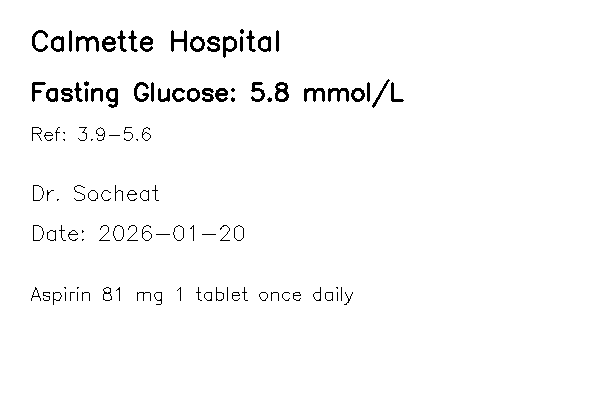
#> input picture tests/test_sample.png, 600 x 400 px
$ python -i preprocessing.py   (imports and definitions only)
#> lines starting #> are read from the running program, lines starting #| are printed output that depends on the picture; after the words box and inside, x2 and y2 are one past the last pixel; in counts of white or black regions, pixels touching at a corner belong together
#> further down, picture is the input picture: shape (400, 600, 3); 97.6% white; 111 black regions (29 under 20 px), largest, box (x1, y1, x2, y2) and area: (76, 36, 99, 52) 173, (275, 82, 289, 102) 166, (171, 30, 187, 52) 154
"""Image preprocessing pipeline using OpenCV.

Optimized for Cambodian medical documents: lab reports, prescriptions,
ultrasound/imaging reports. Handles deskew, denoising, contrast
enhancement, and adaptive thresholding.
"""

from __future__ import annotations

import logging
import math
from typing import List, Optional, Tuple

import cv2
import numpy as np

logger = logging.getLogger(__name__)


class ImagePreprocessor:
    """Full preprocessing pipeline for OCR-ready images."""

    def __init__(
        self,
        target_dpi: int = 300,
        denoise_strength: int = 10,
        clahe_clip: float = 2.0,
        clahe_grid: Tuple[int, int] = (8, 8),
    ):
        self.target_dpi = target_dpi
        self.denoise_strength = denoise_strength
        self.clahe_clip = clahe_clip
        self.clahe_grid = clahe_grid

    def process(self, image: np.ndarray) -> np.ndarray:
        """Run full preprocessing pipeline on a single image.

        Steps:
            1. Resize to target DPI (if too small)
            2. Convert to grayscale
            3. Deskew
            4. Denoise
            5. CLAHE contrast enhancement
            6. Adaptive thresholding
            7. Remove borders / noise artefacts
        """
        logger.debug("Preprocessing image: shape=%s dtype=%s", image.shape, image.dtype)

        img = self._ensure_min_size(image)
        gray = self._to_grayscale(img)
        deskewed = self._deskew(gray)
        denoised = self._denoise(deskewed)
        enhanced = self._clahe_enhance(denoised)
        binarized = self._adaptive_threshold(enhanced)
        cleaned = self._remove_border_noise(binarized)

        logger.debug("Preprocessing complete: shape=%s", cleaned.shape)
        return cleaned

    def process_for_ocr(self, image: np.ndarray) -> List[np.ndarray]:
        """Return multiple variants for ensemble OCR.

        Returns:
            [binary, enhanced_gray, original_gray] — allows different
            OCR engines to pick the best input.
        """
        gray = self._to_grayscale(image)
        deskewed = self._deskew(gray)
        denoised = self._denoise(deskewed)
        enhanced = self._clahe_enhance(denoised)
        binary = self._adaptive_threshold(enhanced)
        return [binary, enhanced, deskewed]

    # ──────────────── Individual steps ────────────────

    @staticmethod
    def _to_grayscale(image: np.ndarray) -> np.ndarray:
        if len(image.shape) == 3 and image.shape[2] == 3:
            return cv2.cvtColor(image, cv2.COLOR_BGR2GRAY)
        if len(image.shape) == 3 and image.shape[2] == 4:
            return cv2.cvtColor(image, cv2.COLOR_BGRA2GRAY)
        return image

    def _ensure_min_size(self, image: np.ndarray, min_height: int = 1000) -> np.ndarray:
        """Up-scale small images so that glyphs are large enough for OCR."""
#> called with min_height = 1000
        h, w = image.shape[:2]
#> h = 400; w = 600
        if h < min_height:
            scale = min_height / h
#> scale = 2.5
            image = cv2.resize(
                image, None, fx=scale, fy=scale, interpolation=cv2.INTER_CUBIC
            )
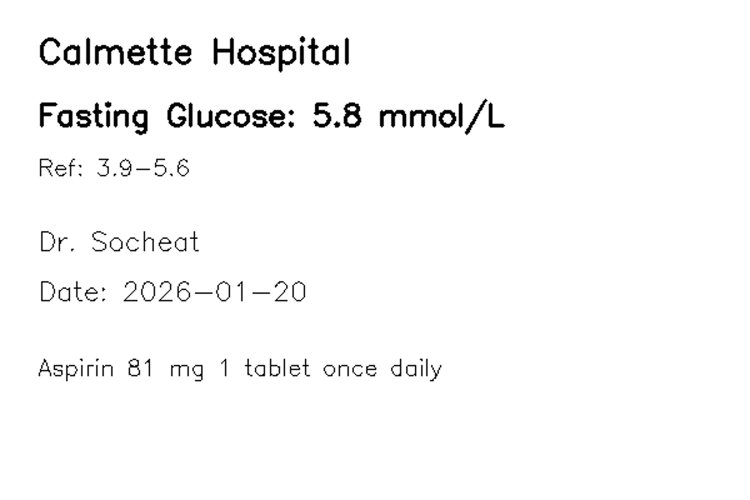
#> image: shape (1000, 1500, 3) (shown at 1/2 size); min 0, max 255, mean 248.7
            logger.debug("Upscaled image %.1fx → %s", scale, image.shape[:2])
        return image

    def _deskew(self, gray: np.ndarray) -> np.ndarray:
        """Correct rotation using Hough line detection."""
        edges = cv2.Canny(gray, 50, 150, apertureSize=3)
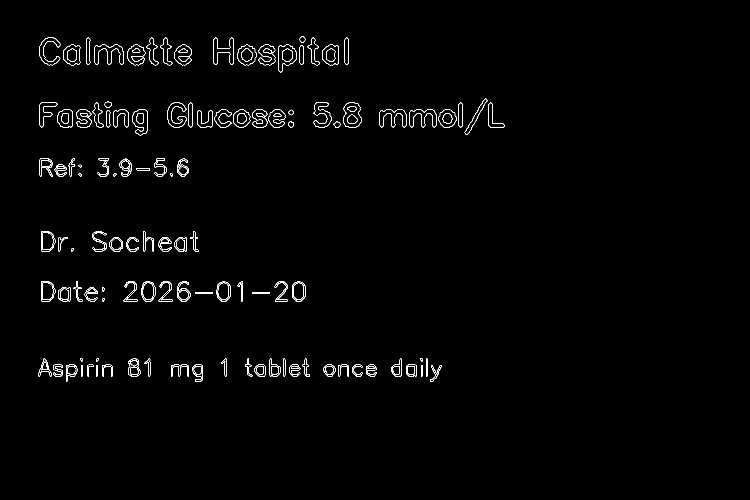
#> edges: shape (1000, 1500) (shown at 1/2 size); 1.2% white in thin lines or dots, all inside (x1, y1, x2, y2) = (77, 72, 1010, 763)
        lines = cv2.HoughLinesP(
            edges, 1, np.pi / 180, threshold=100, minLineLength=100, maxLineGap=10
        )
#> lines = [[490, 732, 617, 732], [417, 227, 586, 227], [424, 247, 541, 247], [650, 732, 750, 732], [427, 97, 536, 97], [649, 733, 750, 733], [337, 246, 440, 243], [124, 731, 224, 733], [512, 747, 612, 747], [118, 247, 234, 247], [513, 748, 613, 748]]
        if lines is None:
            return gray

        angles = []
        for line in lines:
            x1, y1, x2, y2 = line[0]
            angle = math.degrees(math.atan2(y2 - y1, x2 - x1))
            # Only consider near-horizontal lines
            if abs(angle) < 15:
                angles.append(angle)
#> this loop made 11 passes
#> (x1, y1, x2, y2, angle) on passes 1 to 11: (490, 732, 617, 732, 0), (417, 227, 586, 227, 0), (424, 247, 541, 247, 0), (650, 732, 750, 732, 0), (427, 97, 536, 97, 0), (649, 733, 750, 733, 0), (337, 246, 440, 243, -1.67), (124, 731, 224, 733, 1.15), (512, 747, 612, 747, 0), (118, 247, 234, 247, 0), (513, 748, 613, 748, 0)
#> after the loop, angles = [0, 0, 0, 0, 0, 0, -1.67, 1.15, 0, 0, 0]

        if not angles:
            return gray

        median_angle = float(np.median(angles))
#> median_angle = 0
        if abs(median_angle) < 0.3:
            return gray  # already straight

        logger.debug("Deskewing by %.2f°", median_angle)
        h, w = gray.shape
        center = (w // 2, h // 2)
        rotation_matrix = cv2.getRotationMatrix2D(center, median_angle, 1.0)
        rotated = cv2.warpAffine(
            gray, rotation_matrix, (w, h),
            flags=cv2.INTER_CUBIC,
            borderMode=cv2.BORDER_REPLICATE,
        )
        return rotated

    def _denoise(self, gray: np.ndarray) -> np.ndarray:
        """Non-local means denoising — good for preserving Khmer diacritics."""
        return cv2.fastNlMeansDenoising(
            gray, None, h=self.denoise_strength, templateWindowSize=7, searchWindowSize=21
        )

    def _clahe_enhance(self, gray: np.ndarray) -> np.ndarray:
        """Contrast-Limited Adaptive Histogram Equalization."""
        clahe = cv2.createCLAHE(clipLimit=self.clahe_clip, tileGridSize=self.clahe_grid)
        return clahe.apply(gray)

    @staticmethod
    def _adaptive_threshold(gray: np.ndarray) -> np.ndarray:
        """Binarize with adaptive Gaussian thresholding."""
        return cv2.adaptiveThreshold(
            gray, 255, cv2.ADAPTIVE_THRESH_GAUSSIAN_C, cv2.THRESH_BINARY, blockSize=31, C=11
        )
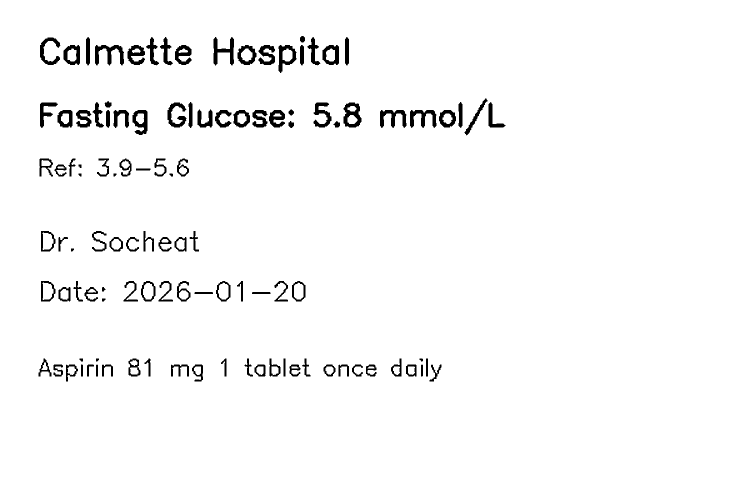
#> returned value: shape (1000, 1500) (shown at 1/2 size); 97.2% white; 111 black regions, largest, box (x1, y1, x2, y2) and area: (190, 90, 248, 131) 1100, (687, 205, 723, 255) 1036, (427, 74, 468, 131) 997

    @staticmethod
    def _remove_border_noise(binary: np.ndarray, margin: int = 5) -> np.ndarray:
        """Flood-fill corners to remove scanner borders / shadows."""
#> called with margin = 5
        h, w = binary.shape
#> h = 1000; w = 1500
        mask = np.zeros((h + 2, w + 2), np.uint8)
        corners = [(0, 0), (w - 1, 0), (0, h - 1), (w - 1, h - 1)]
        for x, y in corners:
            if binary[y, x] == 0:
                cv2.floodFill(binary, mask, (x, y), 255)
        return binary

    @staticmethod
    def sharpen(gray: np.ndarray) -> np.ndarray:
        """Optional sharpening kernel."""
        kernel = np.array([[-1, -1, -1], [-1, 9, -1], [-1, -1, -1]])
        return cv2.filter2D(gray, -1, kernel)

    @staticmethod
    def morphological_clean(binary: np.ndarray) -> np.ndarray:
        """Remove small noise blobs via morphological opening."""
        kernel = cv2.getStructuringElement(cv2.MORPH_ELLIPSE, (2, 2))
        return cv2.morphologyEx(binary, cv2.MORPH_OPEN, kernel, iterations=1)

>>> import cv2
>>> picture = cv2.imread('../../tests/test_sample.png')
>>> result = ImagePreprocessor().process(picture)
